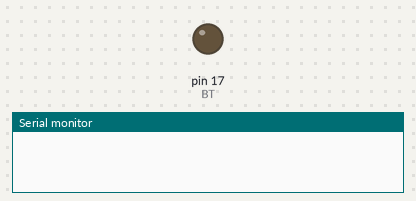
Recording of a sketch running on a simulated Arduino Uno, built with avr-gcc and run on an emulated ATmega328P. On the bench: output pins drawn as LEDs (lit = HIGH), the last lines printed to the serial monitor.

Above: at 0.1 s.
At 19.1 s:
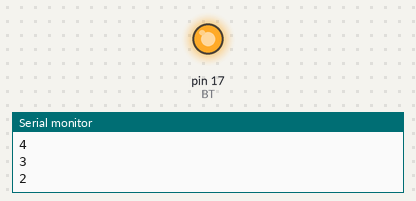
Timing chart, 0 to 20.6 s (numbered marks = the images above):
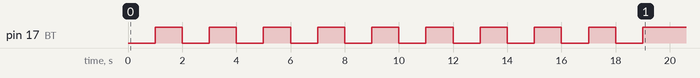

The sketch:

lab4.1.ino
```cpp
#define BT 17
void setup() {
  Serial.begin(115200);
  pinMode(BT, OUTPUT);

  int count = 1;
  while (count <= 5) {
    digitalWrite(BT, LOW);
    delay(1000);
    digitalWrite(BT, HIGH);
    delay(1000);
    Serial.println(count);
    count++;
  }

  count = 5;
  while (count >= 1) {
    digitalWrite(BT, LOW);
    delay(1000);
    digitalWrite(BT, HIGH);
    delay(1000);
    Serial.println(count);
    count--;
  }
}

void loop() {
}
```
